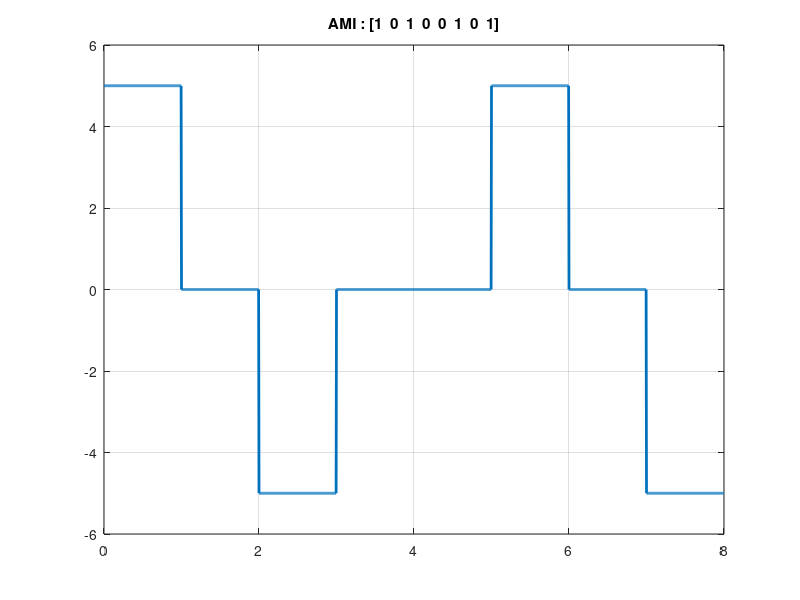

Recreate this plot in MATLAB.
clc;
close all;
clear all;

bits = [1,0,1,0,0,1,0,1]; %8

bitrate = 1;
voltage = 5;
temp = voltage;

T = length(bits)/bitrate; %total time for bit sequence
n = 200; %sample per bit
N = n * T; %total sample
dt = T / N; %sampling time
t = 0:dt:T-dt; %every time instance
y = zeros(1,length(t)); %output signal

%modulation
for i = 0 : length(bits) - 1
  if(bits(i+1) == 0)
    y(i * n + 1 : (i + 1) * n) = 0;
  else
    y(i * n + 1 : (i + 1) * n) = voltage;
    voltage = -voltage;
  endif
end

plot(t,y,'LineWidth',2);
axis([0 T -temp-1 temp+1]);
grid on;
title(['AMI : [' num2str(bits) ']']);

%demodulation
for i = 1 : length(t)
  if(rem(i,n) == 0 && y(i) == 0)
      receiving_bits(i / n) = 0;
    elseif(rem(i,n) == 0)
      receiving_bits(i / n) = 1;
  endif
end
disp("AMI Decoding : ");
disp(receiving_bits);
